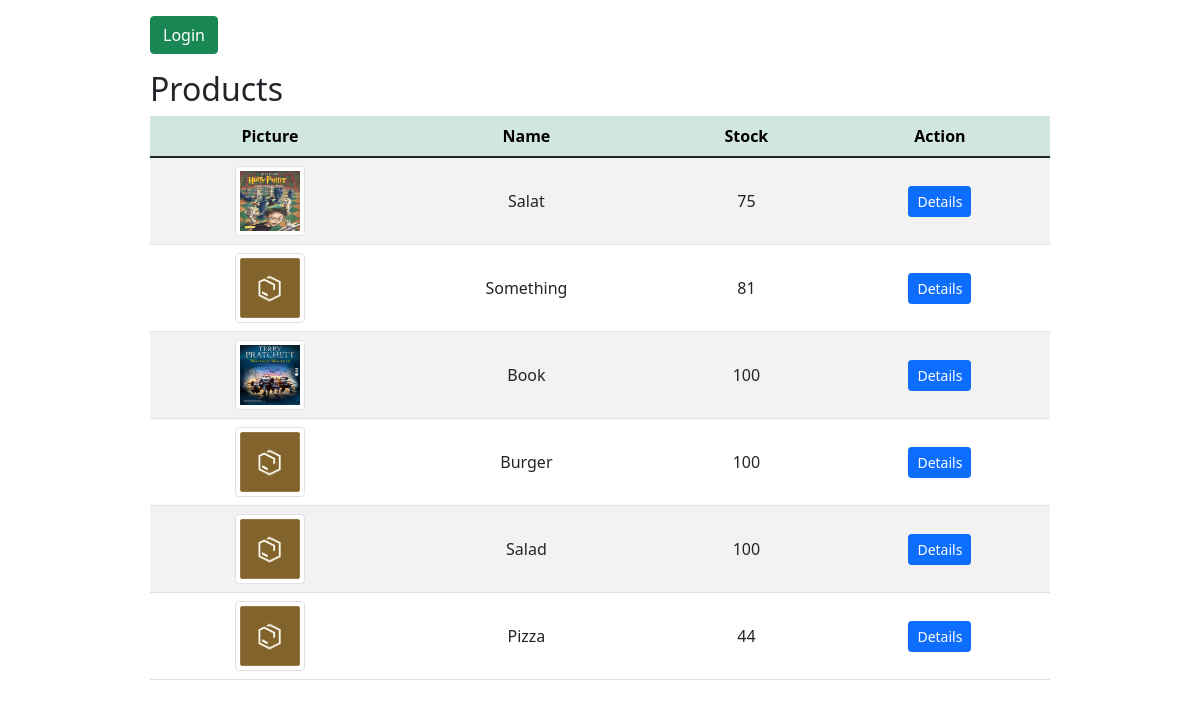
The page /ecom/index.php on the database its author committed.
### tables this page shows
CREATE TABLE `products` (
  `prod_id` int(11) NOT NULL,
  `prod_name` varchar(30) NOT NULL,
  `prod_desc` varchar(50) DEFAULT NULL,
  `prod_price` int(11) DEFAULT NULL,
  `prod_stock` int(11) DEFAULT NULL,
  `prod_pic` varchar(255) DEFAULT NULL,
  `fk_sup_id` int(11) DEFAULT NULL
);

### ecom/index.php (the view, shortened to what this page needs)
<?php
    require_once "components/db_connect.php";
    if($_POST){
        $searchstr = '%'.filter_var($_POST["searchstr"], FILTER_VALIDATE_REGEXP,array(
            "options" => array("regexp" =>"/^[a-zA-Z]+$/"))).'%';
        $sql = "select * from products where prod_name like '$searchstr'";
        $result = mysqli_query($connect, $sql);
        $tcontent = "";
        if(mysqli_num_rows($result) > 0){
            while($row = mysqli_fetch_array($result, MYSQLI_ASSOC)){
                $tcontent .= "<tr>
                    <td><img class='img-thumbnail' src='pictures/" .$row['prod_pic']."'</td>
                    <td>" .$row['prod_name']."</td>
                    <td>" .$row['prod_stock']."</td><td>";
                if(isset($_SESSION["user"])){
                    $tcontent .= "<form action='products/actions/a_cart.php' method='post'>
                    <input class='w-25' type='number' name='amount'></td><td><button class='btn btn-primary btn-sm' type='submit' name='addcart'>Add to cart</button><input type='hidden' name='prod_id' value='$row[prod_id]'></form>";
                }
                if(isset($_SESSION["adm"])){
                    $tcontent .= " <a href='products/update.php?prod_id=" .$row['prod_id']."'><button class='btn btn-warning btn-sm' type='button'>Edit</button></a>
                    <a href='products/delete.php?prod_id=" .$row['prod_id']."'><button class='btn btn-danger btn-sm' type='button'>Delete</button></a>";
                }
                if(isset($_SESSION["sup"])){
                    if($row["fk_sup_id"] == $_SESSION["fk_sup_id"]){
                        $tcontent .= " <a href='products/update.php?prod_id=" .$row['prod_id']."'><button class='btn btn-warning btn-sm' type='button'>Edit</button></a>
                        <a href='products/delete.php?prod_id=" .$row['prod_id']."'><button class='btn btn-danger btn-sm' type='button'>Delete</button></a>";
                    }
                }
                $tcontent .= " <a href='products/details.php?prod_id=" .$row['prod_id']."'><button class='btn btn-primary btn-sm' type='button'>Details</button></a></td></tr>";
            }
        }
        else{
            $tcontent = "<tr><td colspan='5'><center>No Data Available </center></td></tr>";
        }
    }else{
    $sql = "select products.* from products";
    $result = mysqli_query($connect, $sql);
    $tcontent = "";
    if(mysqli_num_rows($result) > 0){
        while($row = mysqli_fetch_array($result, MYSQLI_ASSOC)){
            $tcontent .= "<tr>
                <td><img class='img-thumbnail' src='pictures/" .$row['prod_pic']."'</td>
                <td>" .$row['prod_name']."</td>
                <td>" .$row['prod_stock']."</td><td>";
            $tcontent .= " <a href='products/details.php?prod_id=" .$row['prod_id']."'><button class='btn btn-primary btn-sm' type='button'>Details</button></a></td></tr>";
        }
    }
    else{
        $tcontent = "<tr><td colspan='5'><center>No Data Available </center></td></tr>";
    }
    }
?>
<!DOCTYPE html>
<html lang="en">
    <head>
        <?php require_once 'components/boot.php'?>
    </head>
    <body>
        <div class="manageProduct w-75 mt-3">
            <div class='mb-3'>
                <?php
                if(!isset($_SESSION["adm"]) && !isset($_SESSION["user"]) && !isset($_SESSION["sup"])){
                    echo '<a href= "login.php"><button class="btn btn-success" type="button" >Login</button></a>';
                }
                ?>
            </div>
            <p class='h2'>Products</p>
            <table class='table table-striped'>
                <thead class='table-success'>
                    <tr>
                        <th>Picture</th>
                        <th>Name</th>
                        <th>Stock</th>
                        <th>Action</th>
                    </tr>
                </thead>
                <tbody>
                    <?= $tcontent;?>
                </tbody>
            </table>
        </div>
    </body>
</html>

### ecom/components/boot.php (shortened to what this page needs)
<link href="https://cdn.jsdelivr.net/npm/bootstrap@5.1.3/dist/css/bootstrap.min.css" rel="stylesheet">

### ecom/index.php (style rules this page uses)
.manageProduct { margin: auto; }
.img-thumbnail { width: 70px !important; height: 70px !important; }
td { text-align: center; vertical-align: middle; }
tr { text-align: center; }

### rows shown on the page
products: prod_pic (picture), prod_name "Salat", prod_stock "75"
products: prod_pic (picture), prod_name "Something", prod_stock "81"
products: prod_pic (picture), prod_name "Book", prod_stock "100"
products: prod_pic (picture), prod_name "Burger", prod_stock "100"
products: prod_pic (picture), prod_name "Salad", prod_stock "100"
products: prod_pic (picture), prod_name "Pizza", prod_stock "44"
